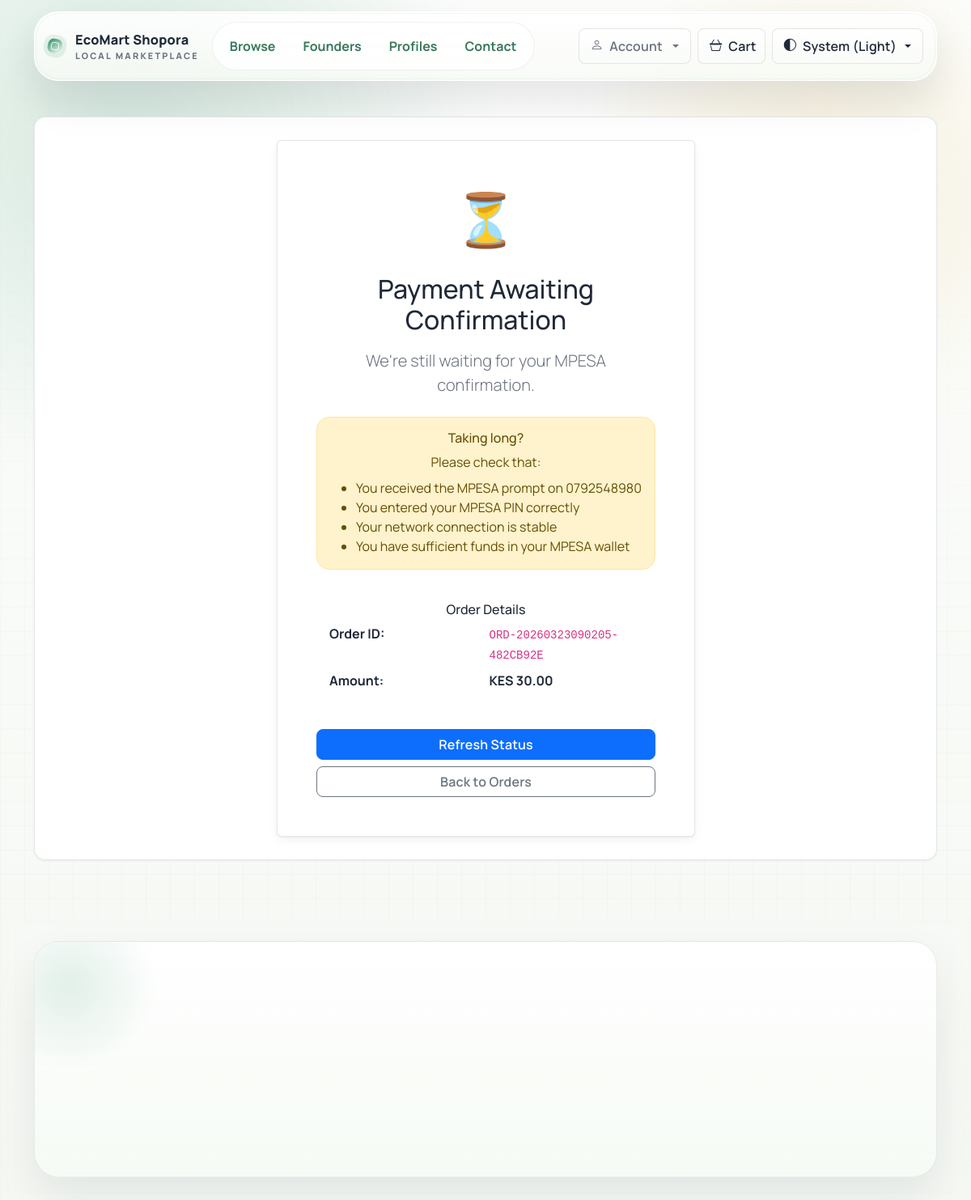
The app's page /orders/ORD-20260323090205-482CB92E/status/ (signed in) with its own data.
### buyhive/models.py (models this page shows, shortened)
class Payment(models.Model):
    STATUS_CHOICES = (
        ('pending', 'Pending'),
        ('initiated', 'Initiated'),
        ('completed', 'Completed'),
        ('failed', 'Failed'),
    )
    order = models.OneToOneField(Order, on_delete=models.CASCADE, related_name="payment")
    amount = models.DecimalField(max_digits=10, decimal_places=2)
    phone_number = models.CharField(max_length=20)
    status = models.CharField(max_length=20, choices=STATUS_CHOICES, default='pending')
    checkout_request_id = models.CharField(max_length=100, blank=True)
    mpesa_receipt = models.CharField(max_length=100, blank=True, null=True)
    result_code = models.IntegerField(null=True, blank=True)
    result_description = models.TextField(blank=True)
    created_at = models.DateTimeField(auto_now_add=True)
    completed_at = models.DateTimeField(null=True, blank=True)
    class Meta:
        ordering = ['-created_at']

class Order(models.Model):
    STATUS_CHOICES = (
        ('pending', 'Pending'),
        ('payment_initiated', 'Payment Initiated'),
        ('paid', 'Paid'),
        ('completed', 'Completed'),
        ('cancelled', 'Cancelled'),
        ('failed', 'Failed'),
    )
    order_id = models.CharField(max_length=50, unique=True)
    buyer = models.ForeignKey(
        settings.AUTH_USER_MODEL, on_delete=models.CASCADE, related_name="orders"
    )
    status = models.CharField(max_length=20, choices=STATUS_CHOICES, default='pending')
    total_amount = models.DecimalField(max_digits=10, decimal_places=2)
    phone_number = models.CharField(max_length=20)
    buyer_name = models.CharField(max_length=100)
    buyer_email = models.EmailField()
    delivery_address = models.TextField()
    delivery_location_label = models.CharField(max_length=120, blank=True)
    delivery_latitude = models.DecimalField(max_digits=9, decimal_places=6, blank=True, null=True)
    delivery_longitude = models.DecimalField(max_digits=9, decimal_places=6, blank=True, null=True)
    created_at = models.DateTimeField(auto_now_add=True)
    paid_at = models.DateTimeField(null=True, blank=True)
    updated_at = models.DateTimeField(auto_now=True)
    class Meta:
        ordering = ['-created_at']
    @property
    def is_paid(self):
        return self.status == 'paid'

### buyhive/views.py (the view)
# urls.py: path("orders/<str:order_id>/status/", views.payment_status, name="payment_status"),
@login_required
def payment_status(request, order_id):
    order = get_object_or_404(Order, order_id=order_id, buyer=request.user)
    payment = order.payment
    wants_json = (
        request.headers.get("X-Requested-With") == "XMLHttpRequest"
        or "application/json" in request.headers.get("Accept", "")
    )
    if wants_json:
        return JsonResponse(_payment_status_payload(order, payment))
    return render(
        request,
        "payment_status.html",
        {
            "order": order,
            "payment": payment,
        },
    )

### buyhive/templates/payment_status.html (shortened to what this page needs)
{% extends 'base.html' %}
{% load static %}
{% block extra_head %}
  <link rel="stylesheet" href="{% static 'css/public.css' %}">
{% endblock %}
{% block content %}
  <section class="bh-section-wrapper">
    <div class="bh-section-shell">
      <div class="row justify-content-center">
        <div class="col-md-6">
          {% if order.is_paid %}
            <div class="bh-surface p-5 rounded text-center">
              <div style="font-size: 64px; margin-bottom: 20px;">✅</div>
              <h2 class="mb-3 text-success">Payment Successful!</h2>
              <p class="lead text-muted mb-4">
                Your payment has been received and confirmed.
              </p>
              <div class="alert alert-success mb-4">
                <h6 class="alert-heading">Order Confirmed</h6>
                We're processing your order. You'll receive a confirmation email shortly with delivery details.
              </div>
              <div class="mb-4 p-3 bh-surface-soft rounded">
                <h6 class="mb-3">Payment Receipt</h6>
                <div class="text-start">
                  <div class="row g-2 mb-2">
                    <div class="col-6"><strong>Order ID:</strong></div>
                    <div class="col-6"><code>{{ order.order_id }}</code></div>
                  </div>
                  <div class="row g-2 mb-2">
                    <div class="col-6"><strong>Amount Paid:</strong></div>
                    <div class="col-6"><strong class="text-success">KES {{ order.total_amount }}</strong></div>
                  </div>
                  <div class="row g-2 mb-2">
                    <div class="col-6"><strong>MPESA Receipt:</strong></div>
                    <div class="col-6">{{ payment.mpesa_receipt }}</div>
                  </div>
                  <div class="row g-2">
                    <div class="col-6"><strong>Date:</strong></div>
                    <div class="col-6">{{ order.paid_at|date:"M d, Y H:i" }}</div>
                  </div>
                </div>
              </div>
              <div class="d-grid gap-2">
                <a href="{% url 'order_detail' order.order_id %}" class="btn btn-success">View Order Details</a>
                <a href="{% url 'orders_list' %}" class="btn btn-outline-secondary">View All Orders</a>
                <a href="{% url 'items_public' %}" class="btn btn-outline-primary">Continue Shopping</a>
              </div>
            </div>
          {% elif order.status == 'payment_initiated' or payment.status == 'initiated' %}
            <div class="bh-surface p-5 rounded text-center">
              <div style="font-size: 64px; margin-bottom: 20px;">⏳</div>
              <h2 class="mb-3">Payment Awaiting Confirmation</h2>
              <p class="lead text-muted mb-4">
                We're still waiting for your MPESA confirmation.
              </p>
              <div class="alert alert-warning mb-4">
                <h6 class="alert-heading">Taking long?</h6>
                Please check that:
                <ul class="mb-0 mt-2 text-start">
                  <li>You received the MPESA prompt on {{ payment.phone_number }}</li>
                  <li>You entered your MPESA PIN correctly</li>
                  <li>Your network connection is stable</li>
                  <li>You have sufficient funds in your MPESA wallet</li>
                </ul>
              </div>
              <div class="mb-4 p-3 bh-surface-soft rounded">
                <h6 class="mb-2">Order Details</h6>
                <div class="text-start">
                  <div class="row g-2 mb-2">
                    <div class="col-6"><strong>Order ID:</strong></div>
                    <div class="col-6"><code>{{ order.order_id }}</code></div>
                  </div>
                  <div class="row g-2 mb-2">
                    <div class="col-6"><strong>Amount:</strong></div>
                    <div class="col-6"><strong>KES {{ order.total_amount }}</strong></div>
                  </div>
                </div>
              </div>
              <div class="d-grid gap-2">
                <button onclick="location.reload()" class="btn btn-primary">Refresh Status</button>
                <a href="{% url 'orders_list' %}" class="btn btn-outline-secondary">Back to Orders</a>
              </div>
            </div>
          {% endif %}
        </div>
      </div>
    </div>
  </section>
{% endblock %}

### records on screen
Payment: phone_number "0792548980"
Order: order_id "ORD-20260323090205-482CB92E", total_amount "30.00"
